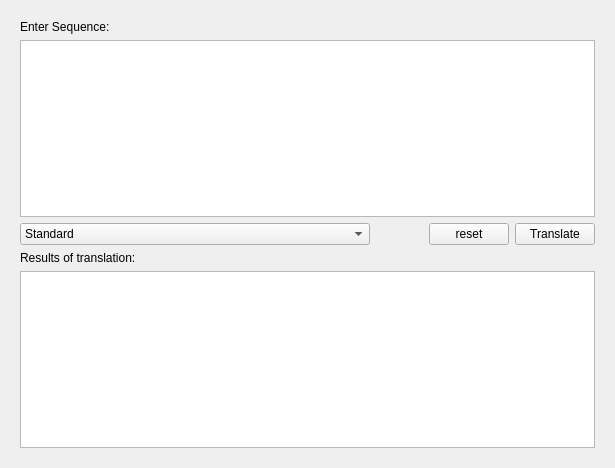
<?xml version="1.0" encoding="UTF-8"?>
<ui version="4.0">
 <class>Translate</class>
 <widget class="QWidget" name="Translate">
  <property name="geometry">
   <rect>
    <x>0</x>
    <y>0</y>
    <width>615</width>
    <height>468</height>
   </rect>
  </property>
  <property name="sizePolicy">
   <sizepolicy hsizetype="Maximum" vsizetype="Preferred">
    <horstretch>0</horstretch>
    <verstretch>0</verstretch>
   </sizepolicy>
  </property>
  <property name="minimumSize">
   <size>
    <width>0</width>
    <height>0</height>
   </size>
  </property>
  <property name="maximumSize">
   <size>
    <width>435345</width>
    <height>142432</height>
   </size>
  </property>
  <property name="windowTitle">
   <string>Translate</string>
  </property>
  <layout class="QVBoxLayout" name="verticalLayout_3">
   <item>
    <widget class="QWidget" name="widget" native="true">
     <property name="sizePolicy">
      <sizepolicy hsizetype="Preferred" vsizetype="Preferred">
       <horstretch>0</horstretch>
       <verstretch>0</verstretch>
      </sizepolicy>
     </property>
     <layout class="QVBoxLayout" name="verticalLayout_2">
      <item>
       <layout class="QVBoxLayout" name="verticalLayout">
        <property name="sizeConstraint">
         <enum>QLayout::SetFixedSize</enum>
        </property>
        <item>
         <widget class="QLabel" name="label">
          <property name="frameShape">
           <enum>QFrame::NoFrame</enum>
          </property>
          <property name="text">
           <string>Enter Sequence:</string>
          </property>
         </widget>
        </item>
        <item>
         <widget class="QPlainTextEdit" name="plainTextEdit">
          <property name="sizePolicy">
           <sizepolicy hsizetype="Expanding" vsizetype="Preferred">
            <horstretch>0</horstretch>
            <verstretch>0</verstretch>
           </sizepolicy>
          </property>
          <property name="maximumSize">
           <size>
            <width>16777215</width>
            <height>500</height>
           </size>
          </property>
         </widget>
        </item>
        <item>
         <layout class="QHBoxLayout" name="horizontalLayout">
          <item>
           <widget class="QComboBox" name="comboBox_genetic_codes">
            <property name="sizePolicy">
             <sizepolicy hsizetype="MinimumExpanding" vsizetype="Fixed">
              <horstretch>0</horstretch>
              <verstretch>0</verstretch>
             </sizepolicy>
            </property>
            <property name="minimumSize">
             <size>
              <width>350</width>
              <height>0</height>
             </size>
            </property>
            <property name="maximumSize">
             <size>
              <width>300</width>
              <height>16777215</height>
             </size>
            </property>
            <item>
             <property name="text">
              <string>Standard</string>
             </property>
            </item>
            <item>
             <property name="text">
              <string>Vertebrate Mitochondrial</string>
             </property>
            </item>
            <item>
             <property name="text">
              <string>Yeast Mitochondrial</string>
             </property>
            </item>
            <item>
             <property name="text">
              <string>Mold, Protozoan, and Coelenterate Mitochondrial Code and the Mycoplasma/Spiroplasma</string>
             </property>
            </item>
            <item>
             <property name="text">
              <string>Invertebrate Mitochondrial</string>
             </property>
            </item>
            <item>
             <property name="text">
              <string>Ciliate, Dasycladacean and Hexamita Nuclear</string>
             </property>
            </item>
            <item>
             <property name="text">
              <string>Echinoderm and Flatworm Mitochondrial</string>
             </property>
            </item>
            <item>
             <property name="text">
              <string>Euplotid Nuclear</string>
             </property>
            </item>
            <item>
             <property name="text">
              <string>Bacterial, Archaeal and Plant Plastid</string>
             </property>
            </item>
            <item>
             <property name="text">
              <string>Alternative Yeast Nuclear</string>
             </property>
            </item>
            <item>
             <property name="text">
              <string>Ascidian Mitochondrial</string>
             </property>
            </item>
            <item>
             <property name="text">
              <string>Alternative Flatworm Mitochondrial</string>
             </property>
            </item>
            <item>
             <property name="text">
              <string>Chlorophycean Mitochondrial</string>
             </property>
            </item>
            <item>
             <property name="text">
              <string>Trematode Mitochondrial</string>
             </property>
            </item>
            <item>
             <property name="text">
              <string>Scenedesmus obliquus Mitochondrial</string>
             </property>
            </item>
            <item>
             <property name="text">
              <string>Thraustochytrium Mitochondrial</string>
             </property>
            </item>
            <item>
             <property name="text">
              <string>Rhabdopleuridae Mitochondrial</string>
             </property>
            </item>
            <item>
             <property name="text">
              <string>Candidate Division SR1 and Gracilibacteria</string>
             </property>
            </item>
            <item>
             <property name="text">
              <string>Pachysolen tannophilus Nuclear</string>
             </property>
            </item>
            <item>
             <property name="text">
              <string>Karyorelict Nuclear</string>
             </property>
            </item>
            <item>
             <property name="text">
              <string>Condylostoma Nuclear</string>
             </property>
            </item>
            <item>
             <property name="text">
              <string>Mesodinium Nuclear</string>
             </property>
            </item>
            <item>
             <property name="text">
              <string>Peritrich Nuclear</string>
             </property>
            </item>
            <item>
             <property name="text">
              <string>Blastocrithidia Nuclear</string>
             </property>
            </item>
            <item>
             <property name="text">
              <string>Cephalodiscidae Mitochondrial UAA-Tyr</string>
             </property>
            </item>
           </widget>
          </item>
          <item>
           <spacer name="horizontalSpacer">
            <property name="orientation">
             <enum>Qt::Horizontal</enum>
            </property>
            <property name="sizeHint" stdset="0">
             <size>
              <width>40</width>
              <height>20</height>
             </size>
            </property>
           </spacer>
          </item>
          <item>
           <widget class="QPushButton" name="pushButton_reset">
            <property name="sizePolicy">
             <sizepolicy hsizetype="Fixed" vsizetype="Fixed">
              <horstretch>0</horstretch>
              <verstretch>0</verstretch>
             </sizepolicy>
            </property>
            <property name="text">
             <string>reset</string>
            </property>
           </widget>
          </item>
          <item>
           <widget class="QPushButton" name="pushButton_translate">
            <property name="sizePolicy">
             <sizepolicy hsizetype="Fixed" vsizetype="Fixed">
              <horstretch>0</horstretch>
              <verstretch>0</verstretch>
             </sizepolicy>
            </property>
            <property name="text">
             <string>Translate</string>
            </property>
           </widget>
          </item>
         </layout>
        </item>
        <item>
         <widget class="QLabel" name="label_2">
          <property name="text">
           <string>Results of translation:</string>
          </property>
         </widget>
        </item>
        <item>
         <widget class="QTextEdit" name="textEdit">
          <property name="html">
           <string>&lt;!DOCTYPE HTML PUBLIC &quot;-//W3C//DTD HTML 4.0//EN&quot; &quot;http://www.w3.org/TR/REC-html40/strict.dtd&quot;&gt;
&lt;html&gt;&lt;head&gt;&lt;meta name=&quot;qrichtext&quot; content=&quot;1&quot; /&gt;&lt;style type=&quot;text/css&quot;&gt;
p, li { white-space: pre-wrap; }
&lt;/style&gt;&lt;/head&gt;&lt;body style=&quot; font-family:'SimSun'; font-size:9pt; font-weight:400; font-style:normal;&quot;&gt;
&lt;p style=&quot;-qt-paragraph-type:empty; margin-top:0px; margin-bottom:0px; margin-left:0px; margin-right:0px; -qt-block-indent:0; text-indent:0px;&quot;&gt;&lt;br /&gt;&lt;/p&gt;&lt;/body&gt;&lt;/html&gt;</string>
          </property>
         </widget>
        </item>
       </layout>
      </item>
     </layout>
    </widget>
   </item>
  </layout>
 </widget>
 <resources/>
 <connections>
  <connection>
   <sender>pushButton_reset</sender>
   <signal>clicked()</signal>
   <receiver>plainTextEdit</receiver>
   <slot>clear()</slot>
   <hints>
    <hint type="sourcelabel">
     <x>434</x>
     <y>253</y>
    </hint>
    <hint type="destinationlabel">
     <x>392</x>
     <y>179</y>
    </hint>
   </hints>
  </connection>
 </connections>
</ui>
